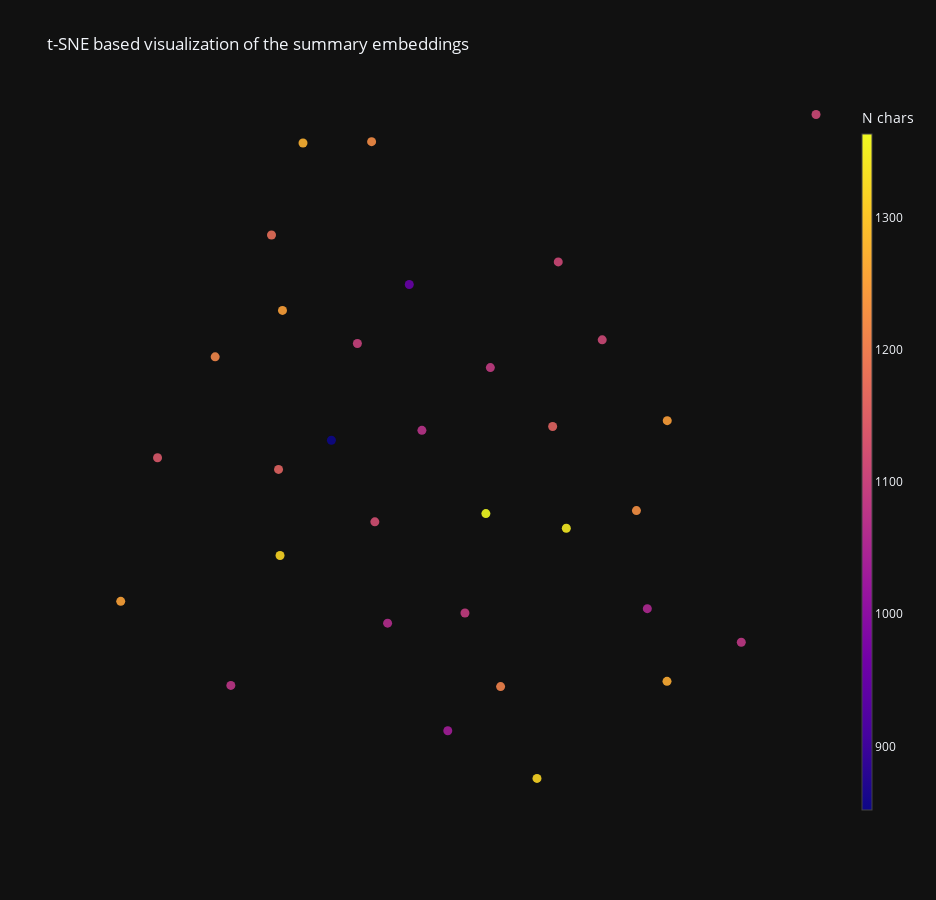

Notebook source saved alongside this figure:
### Code cell
# Get embeddings as matrix from the dataframe
matrix = df.embedding.apply(eval).to_list()

# Use T-distributed Stochastic Neighbor Embedding to create joint probabilities.
tsne = TSNE(n_components=2, perplexity=15, random_state=42, init='random', learning_rate=200)
vis_dims = tsne.fit_transform(np.array(matrix))

x = [x for x,y in vis_dims]
y = [y for x,y in vis_dims]

fig = go.Figure()

# Scatter plot for UMAP in 2D
scatter_2d = go.Scatter(
    x=x,
    y=y,
    mode='markers',
    # Color w.r.t. summary length
    marker = dict(color =[len(sm) for sm in df.summary],
                                          size=9, 
                                          opacity=0.9,
                                          colorbar=dict(thickness=10,x=1.1, title="N chars")),
    customdata= [sm.split('\n')[0] for sm in df.summary],
    hovertemplate='%{customdata}',
    visible = True,
    name=''
)
fig.add_trace(scatter_2d)

fig.update_layout(yaxis={'visible': False, 'showticklabels': False})
fig.update_layout(xaxis={'visible': False, 'showticklabels': False})

# Update layout
fig.update_layout(title = 't-SNE based visualization of the summary embeddings',
                 height = 900,
                 width = 936,
                 template = 'plotly_dark',
                 hovermode='closest',
                 showlegend = True)


plot(fig, filename = 'gptembed.html')
display(HTML('gptembed.html'))

### Figure 1 — Plotly figure (JSON) as saved in the notebook; plotly's stock layout.template omitted (floating-point values rounded to 4 significant figures)
{"data": [{"customdata": ["Keywords: 31P‐SPAWNN, neural networks, reproducibility, magnetic resonance spectroscopy", "Keywords: Cystic Fibrosis, Hyperpolarized 129Xe MRI, Dynamic 19F MRI, Ventilation Abnormalities", "Keywords: Dynamic MRI, Non-gated Acquisition, Large-scale Volumetric Imaging, Pulmonary Imaging", "Keywords: Real-Time MRI, Speech Production, 3D Reconstruction, Variable-Density Sampling", "Keywords: Inhomogeneous Magnetization Transfer, Multiband RF Pulses, Myelin Imaging, Steady-State MRI", "Keywords: Gamma GLM, MRI Relaxometry, CV Analysis, Data Fitting", "Keywords: Complex-Valued CNNs, MRI Reconstruction, Phase Imaging, Deep Learning", "Keywords: 2-Voxel MRS, 2SPECIAL Sequence, vGRAPPA Decomposition, 7T MRI", "Keywords: Free-Water Estimation, Fast Diffusion MRI, Spherical Means Technique, White Matter", "Keywords: Parallel Transmit Mapping, Accelerated MRI, Calibrationless Imaging, Low-rank Tensor Completion", "Keywords: B1 Inhomogeneity Correction, Magnetization Transfer Saturation, Numerical Simulation, MRI Mapping", "Keywords: Myelin Water Fraction, Small-Tip Fast Recovery MRI, Optimization, Brain Imaging", "Keywords: Segmentation, Hyperpolarized Gas MRI, Algorithm Comparison, Pulmonary Imaging", "Keywords: Myelin Water Imaging, Artificial Neural Network, Deep Learning, Real-Time Processing", "Keywords: Arterial Spin Labeling, Velocity-Selective ASL, Cerebral Blood Flow, Transit Time Measurement", "Keywords: MRI Sequence Programming, Pulse Sequence, Vendor-Independence, Modular Development", "Keywords: Quantitative MRI, Vendor-Neutral Sequences, Reproducibility, Multi-Center Studies", "Keywords: Deep Neural Network, Intravoxel Incoherent Motion, Diffusion-Weighted MRI, Quantitative Analysis", "Keywords: Phase Unwrapping, Minimum Spanning Tree, Quantitative MRI, High Field Strength MRI", "Keywords: Deep Learning, Adipose Tissue Segmentation, Dixon MRI, Automation", "Keywords: Magnetization Transfer, Bloch Model, Classical Model, Semi-solid Spin Pool", "Keywords: Motion Artifacts Correction, R1 Mapping, 7T MRI, Quantitative Analysis", "Keywords: Diffusion Weighted Imaging, Automated Processing Pipeline, Quality Assurance, Deep Learning", "Keywords: Deep Learning, Quantitative R1 Mapping, Motion Artifacts, 7T MRI", "Keywords: Deep Learning, SAR Efficiency, FLAIR MRI, B1+ Estimation", "Keywords: Dual Bandwidths, Dixon MRI, RARE Imaging, SNR Improvement", "Keywords: Baseline Fitting, MR Spectroscopy, Algorithm Development, Quantitative Analysis", "Keywords: Deep Learning, CEST MRI, AREX, Alzheimer’s Imaging", "Keywords: B1 Inhomogeneity, RARE MRI, Surface RF Coils, Quantitative MRI", "Keywords: Magnetic Resonance Spectroscopy, Toolbox, FSL-MRS, Open-Source", "Keywords: RF Coil, Field Monitoring, Ultra-High Field MRI, Spiral Imaging"], "hovertemplate": "%{customdata}", "marker": {"color": [1111, 1081, 1054, 1158, 1034, 1073, 1099, 1249, 1222, 1320, 1207, 1273, 1266, 1176, 1254, 1227, 1345, 1251, 1363, 1077, 1319, 1158, 1214, 852, 1122, 1088, 1139, 951, 1090, 1110, 1062], "colorbar": {"thickness": 10, "title": {"text": "N chars"}, "x": 1.1, "y": 0.5}, "opacity": 0.9, "size": 9}, "mode": "markers", "name": "", "type": "scatter", "visible": true, "x": [113.6, 209.2, 144.6, 79.53, 7.459, -10.33, -54.69, 158.3, -44.91, -107.8, 43.75, -92.07, 158.1, -113.7, -217.4, 137.1, 88.93, -106.2, 33.65, -141.7, 68.78, -108.9, -152.4, -72.54, -42.68, 36.71, -192.0, -19.02, 19.26, 83.38, -33.91], "y": [112.9, -115.6, -90.24, 47.4, -182.5, 44.5, 110.1, 51.85, 262.7, -50.05, -149.1, 261.6, -145.2, 192.1, -84.68, -16.1, -29.44, 135.1, -18.4, -148.2, -218.5, 14.99, 100.1, 37.04, -24.63, 91.91, 23.82, 154.7, -93.53, 171.8, -101.2]}], "layout": {"height": 900, "hovermode": "closest", "showlegend": true, "title": {"text": "t-SNE based visualization of the summary embeddings"}, "width": 936, "xaxis": {"autorange": true, "range": [-245.3, 237.2], "showticklabels": false, "type": "linear", "visible": false}, "yaxis": {"autorange": true, "range": [-249.9, 294.1], "showticklabels": false, "type": "linear", "visible": false}}}
